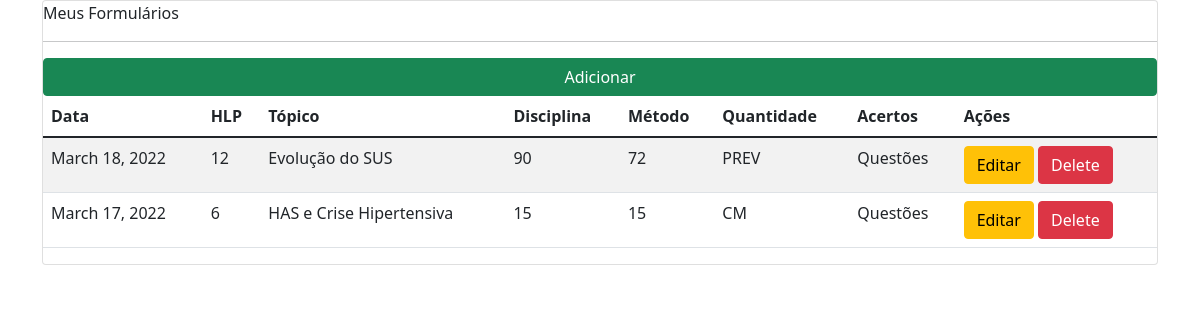
Page /performance_forms on the committed database.
### performance_crud/models.py (models this page shows)
class Performance_Forms(models.Model):
    date = models.DateField()
    user = models.ForeignKey(User, on_delete=models.CASCADE)
    study_hours = models.PositiveIntegerField()
    total_questions = models.PositiveIntegerField()
    total_scores = models.PositiveIntegerField()
    subject = models.CharField(max_length=255)
    topic = models.CharField(max_length=255)
    activity_type = models.CharField(max_length=255)

### performance_crud/views.py (the view)
# urls.py: path('performance_forms', views.performance_forms, name='performance_forms')
def performance_forms(request):
    performance_forms = Performance_Forms.objects.all()
    context = {
        'performance_forms': performance_forms
    }
    return render(request, './performance_crud_templates/performance_forms.html', context)

### performance_crud/templates/performance_crud_templates/performance_forms.html
{% extends 'base.html' %}
{% block content %}
    <div class='card'
        <div class='card'
            <h4>Meus Formulários</h4>
            <hr>
            <button class='btn btn-success'>Adicionar</button>
                <table class='table table-striped'>
                    <thead>
                        <tr>
                            <th>Data</th>
                            <th>HLP</th>
                            <th>Tópico</th>
                            <th>Disciplina</th>
                            <th>Método</th>
                            <th>Quantidade</th>
                            <th>Acertos</th>
                            <th>Ações</th>
                        </tr>
                    </thead>
                    <tbody>
                    {% for perfromance_data in performance_forms %}
                        <tr>
                            <td>{{perfromance_data.date}}</td>
                            <td>{{perfromance_data.study_hours}}</td>
                            <td>{{perfromance_data.topic}}</td>
                            <td>{{perfromance_data.total_questions}}</td>
                            <td>{{perfromance_data.total_scores}}</td>
                            <td>{{perfromance_data.subject}}</td>
                            <td>{{perfromance_data.activity_type}}</td>
                            <td>
                                <button class='btn btn-warning'>Editar</button>
                                <button class='btn btn-danger'>Delete</button>
                            </td>
                        </tr>
                    {% endfor %}
                </tbody>
            </table>
        </div>
    </div>
{% endblock %}

### performance_crud/templates/base.html (shortened to what this page needs)
<!DOCTYPE html>
<html lang="pt-br">
    <head>
        <link href="https://cdn.jsdelivr.net/npm/bootstrap@5.1.3/dist/css/bootstrap.min.css" rel="stylesheet">
    </head>
    <body>
        <div class = 'container'>
        {% block content %}
        {% endblock  %}
    </body>
</html>

### rows in the picture
Performance_Forms: date "March 18, 2022", study_hours "12", topic "Evolução do SUS", total_questions "90", total_scores "72", subject "PREV", activity_type "Questões"
Performance_Forms: date "March 17, 2022", study_hours "6", topic "HAS e Crise Hipertensiva", total_questions "15", total_scores "15", subject "CM", activity_type "Questões"
